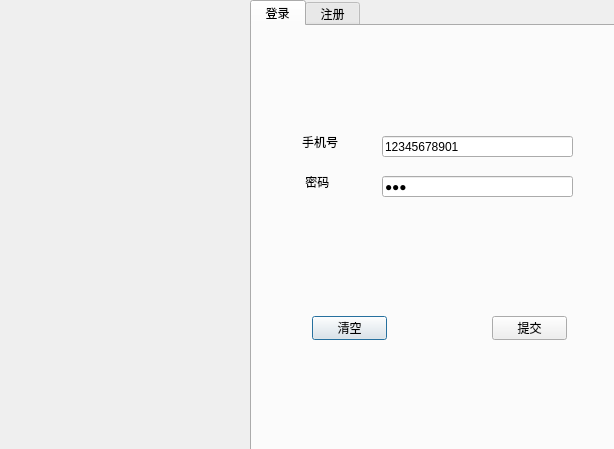
<?xml version="1.0" encoding="UTF-8"?>
<ui version="4.0">
 <class>loginDialog</class>
 <widget class="QDialog" name="loginDialog">
  <property name="geometry">
   <rect>
    <x>0</x>
    <y>0</y>
    <width>614</width>
    <height>449</height>
   </rect>
  </property>
  <property name="windowTitle">
   <string>Dialog</string>
  </property>
  <widget class="QLabel" name="label">
   <property name="geometry">
    <rect>
     <x>0</x>
     <y>0</y>
     <width>250</width>
     <height>450</height>
    </rect>
   </property>
   <property name="text">
    <string/>
   </property>
   <property name="pixmap">
    <pixmap resource="res.qrc">:/img/risget.png</pixmap>
   </property>
   <property name="scaledContents">
    <bool>true</bool>
   </property>
  </widget>
  <widget class="QTabWidget" name="tabWidget">
   <property name="geometry">
    <rect>
     <x>250</x>
     <y>0</y>
     <width>371</width>
     <height>451</height>
    </rect>
   </property>
   <property name="currentIndex">
    <number>0</number>
   </property>
   <widget class="QWidget" name="tb_login">
    <attribute name="title">
     <string> 登录 </string>
    </attribute>
    <widget class="QLabel" name="ib_password">
     <property name="geometry">
      <rect>
       <x>50</x>
       <y>140</y>
       <width>41</width>
       <height>31</height>
      </rect>
     </property>
     <property name="text">
      <string> 密码</string>
     </property>
    </widget>
    <widget class="QPushButton" name="pb_clear">
     <property name="geometry">
      <rect>
       <x>60</x>
       <y>290</y>
       <width>75</width>
       <height>24</height>
      </rect>
     </property>
     <property name="text">
      <string>清空</string>
     </property>
    </widget>
    <widget class="QLineEdit" name="le_password">
     <property name="geometry">
      <rect>
       <x>130</x>
       <y>150</y>
       <width>191</width>
       <height>21</height>
      </rect>
     </property>
     <property name="toolTip">
      <string>&lt;html&gt;&lt;head/&gt;&lt;body&gt;&lt;p&gt;输入的必须是正整数11位，不允许有其他符号和文字&lt;/p&gt;&lt;/body&gt;&lt;/html&gt;</string>
     </property>
     <property name="text">
      <string>123</string>
     </property>
     <property name="echoMode">
      <enum>QLineEdit::Password</enum>
     </property>
    </widget>
    <widget class="QLabel" name="ib_tel">
     <property name="geometry">
      <rect>
       <x>50</x>
       <y>100</y>
       <width>41</width>
       <height>31</height>
      </rect>
     </property>
     <property name="text">
      <string>手机号</string>
     </property>
    </widget>
    <widget class="QLineEdit" name="le_tel">
     <property name="geometry">
      <rect>
       <x>130</x>
       <y>110</y>
       <width>191</width>
       <height>21</height>
      </rect>
     </property>
     <property name="text">
      <string>12345678901</string>
     </property>
     <property name="echoMode">
      <enum>QLineEdit::Normal</enum>
     </property>
    </widget>
    <widget class="QPushButton" name="pb_commit">
     <property name="geometry">
      <rect>
       <x>240</x>
       <y>290</y>
       <width>75</width>
       <height>24</height>
      </rect>
     </property>
     <property name="text">
      <string>提交</string>
     </property>
    </widget>
   </widget>
   <widget class="QWidget" name="tb_register">
    <attribute name="title">
     <string> 注册 </string>
    </attribute>
    <widget class="QLabel" name="ib_name_register">
     <property name="geometry">
      <rect>
       <x>40</x>
       <y>70</y>
       <width>41</width>
       <height>31</height>
      </rect>
     </property>
     <property name="toolTip">
      <string>&lt;html&gt;&lt;head/&gt;&lt;body&gt;&lt;p&gt;不允许有符号&lt;/p&gt;&lt;/body&gt;&lt;/html&gt;</string>
     </property>
     <property name="text">
      <string>  昵称</string>
     </property>
    </widget>
    <widget class="QLabel" name="ib_tel_register">
     <property name="geometry">
      <rect>
       <x>40</x>
       <y>110</y>
       <width>41</width>
       <height>31</height>
      </rect>
     </property>
     <property name="text">
      <string>手机号</string>
     </property>
    </widget>
    <widget class="QLabel" name="ib_password__register">
     <property name="geometry">
      <rect>
       <x>40</x>
       <y>150</y>
       <width>41</width>
       <height>31</height>
      </rect>
     </property>
     <property name="text">
      <string> 密码</string>
     </property>
    </widget>
    <widget class="QLineEdit" name="le_name_register">
     <property name="geometry">
      <rect>
       <x>120</x>
       <y>80</y>
       <width>191</width>
       <height>21</height>
      </rect>
     </property>
     <property name="text">
      <string/>
     </property>
    </widget>
    <widget class="QLineEdit" name="le_tel_register">
     <property name="geometry">
      <rect>
       <x>120</x>
       <y>120</y>
       <width>191</width>
       <height>21</height>
      </rect>
     </property>
     <property name="toolTip">
      <string>&lt;html&gt;&lt;head/&gt;&lt;body&gt;&lt;p&gt;输入的必须是正整数11位，不允许有其他符号和文字&lt;/p&gt;&lt;/body&gt;&lt;/html&gt;</string>
     </property>
    </widget>
    <widget class="QLineEdit" name="le_password_register">
     <property name="geometry">
      <rect>
       <x>120</x>
       <y>160</y>
       <width>191</width>
       <height>21</height>
      </rect>
     </property>
     <property name="echoMode">
      <enum>QLineEdit::Password</enum>
     </property>
    </widget>
    <widget class="QPushButton" name="pb_clear_register">
     <property name="geometry">
      <rect>
       <x>50</x>
       <y>300</y>
       <width>75</width>
       <height>24</height>
      </rect>
     </property>
     <property name="text">
      <string>清空</string>
     </property>
    </widget>
    <widget class="QPushButton" name="pb_connit_register">
     <property name="geometry">
      <rect>
       <x>230</x>
       <y>300</y>
       <width>75</width>
       <height>24</height>
      </rect>
     </property>
     <property name="text">
      <string>提交</string>
     </property>
    </widget>
   </widget>
  </widget>
 </widget>
 <resources>
  <include location="res.qrc"/>
 </resources>
 <connections/>
</ui>
